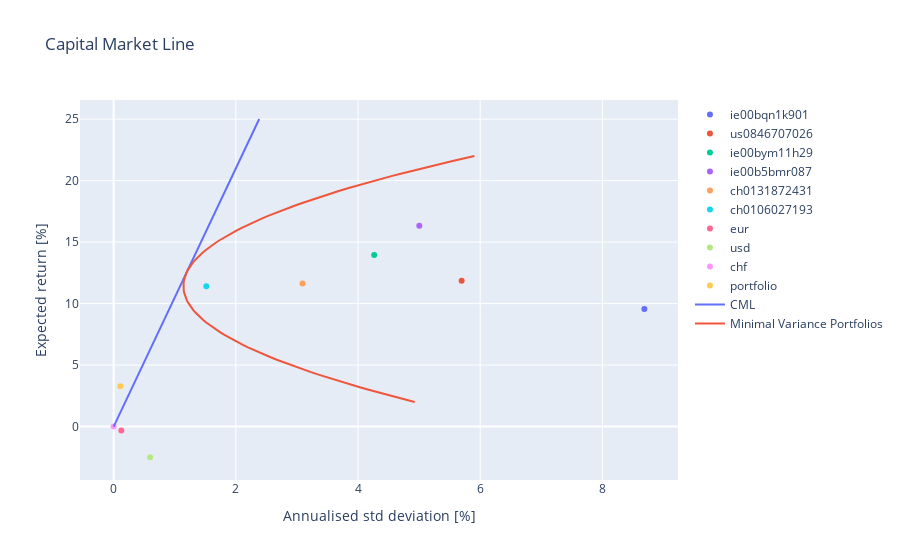

Here is the notebook cell this chart was saved with:
### Code cell
fig = go.Figure(layout_title="Capital Market Line",
                layout_xaxis_title="Annualised std deviation [%]",
                layout_yaxis_title="Expected return [%]"
               )
for i in performance.index:
    fig.add_trace(go.Scatter(
        x=[performance["sd"].loc[i] * 100], 
        y=[performance["return"].loc[i] * 100],
        name=i,
        mode="markers"
    ))
fig.add_trace(go.Scatter(
    x=[0, sig_m * 2 * 100],
    y=[riskfree, mu_m * 2 * 100],
    mode="lines",
    name="CML",
))
fig.add_trace(go.Scatter(
    x=min_sigmas * 100,
    y=returns * 100,
    mode="lines",
    name="Minimal Variance Portfolios",
))
iplot(fig)

### Figure 1 — Plotly figure (JSON) as saved in the notebook; plotly's stock layout.template omitted (floating-point values rounded to 4 significant figures)
{"data": [{"mode": "markers", "name": "ie00bqn1k901", "type": "scatter", "x": [8.687], "y": [9.557]}, {"mode": "markers", "name": "us0846707026", "type": "scatter", "x": [5.696], "y": [11.86]}, {"mode": "markers", "name": "ie00bym11h29", "type": "scatter", "x": [4.265], "y": [13.96]}, {"mode": "markers", "name": "ie00b5bmr087", "type": "scatter", "x": [5.003], "y": [16.33]}, {"mode": "markers", "name": "ch0131872431", "type": "scatter", "x": [3.092], "y": [11.64]}, {"mode": "markers", "name": "ch0106027193", "type": "scatter", "x": [1.516], "y": [11.41]}, {"mode": "markers", "name": "eur", "type": "scatter", "x": [0.1257], "y": [-0.3096]}, {"mode": "markers", "name": "usd", "type": "scatter", "x": [0.5958], "y": [-2.494]}, {"mode": "markers", "name": "chf", "type": "scatter", "x": [0], "y": [0]}, {"mode": "markers", "name": "portfolio", "type": "scatter", "x": [0.1098], "y": [3.277]}, {"mode": "lines", "name": "CML", "type": "scatter", "x": [0, 2.383], "y": [0, 25.01]}, {"mode": "lines", "name": "Minimal Variance Portfolios", "type": "scatter", "x": [4.927, 4.767, 4.61, 4.456, 4.306, 4.16, 4.016, 3.877, 3.741, 3.608, 3.479, 3.353, 3.231, 3.112, 2.996, 2.885, 2.776, 2.671, 2.57, 2.472, 2.378, 2.287, 2.199, 2.115, 2.035, 1.957, 1.884, 1.814, 1.747, 1.684, 1.624, 1.568, 1.515, 1.466, 1.42, 1.378, 1.339, 1.304, 1.272, 1.244, 1.219, 1.197, 1.179, 1.165, 1.154, 1.146, 1.142, 1.142, 1.145, 1.151, 1.161, 1.174, 1.191, 1.212, 1.235, 1.263, 1.293, 1.328, 1.365, 1.407, 1.451, 1.499, 1.551, 1.606, 1.665, 1.727, 1.792, 1.861, 1.934, 2.01, 2.089, 2.172, 2.258, 2.348, 2.442, 2.538, 2.639, 2.743, 2.85, 2.961, 3.075, 3.192, 3.314, 3.438, 3.566, 3.698, 3.833, 3.972, 4.114, 4.259, 4.408, 4.561, 4.717, 4.876, 5.039, 5.205, 5.375, 5.549, 5.725, 5.906], "y": [2, 2.202, 2.404, 2.606, 2.808, 3.01, 3.212, 3.414, 3.616, 3.818, 4.02, 4.222, 4.424, 4.626, 4.828, 5.03, 5.232, 5.434, 5.636, 5.838, 6.04, 6.242, 6.444, 6.646, 6.848, 7.051, 7.253, 7.455, 7.657, 7.859, 8.061, 8.263, 8.465, 8.667, 8.869, 9.071, 9.273, 9.475, 9.677, 9.879, 10.08, 10.28, 10.48, 10.69, 10.89, 11.09, 11.29, 11.49, 11.7, 11.9, 12.1, 12.3, 12.51, 12.71, 12.91, 13.11, 13.31, 13.52, 13.72, 13.92, 14.12, 14.32, 14.53, 14.73, 14.93, 15.13, 15.33, 15.54, 15.74, 15.94, 16.14, 16.34, 16.55, 16.75, 16.95, 17.15, 17.35, 17.56, 17.76, 17.96, 18.16, 18.36, 18.57, 18.77, 18.97, 19.17, 19.37, 19.58, 19.78, 19.98, 20.18, 20.38, 20.59, 20.79, 20.99, 21.19, 21.39, 21.6, 21.8, 22]}], "layout": {"title": {"text": "Capital Market Line"}, "xaxis": {"title": {"text": "Annualised std deviation [%]"}}, "yaxis": {"title": {"text": "Expected return [%]"}}}}
